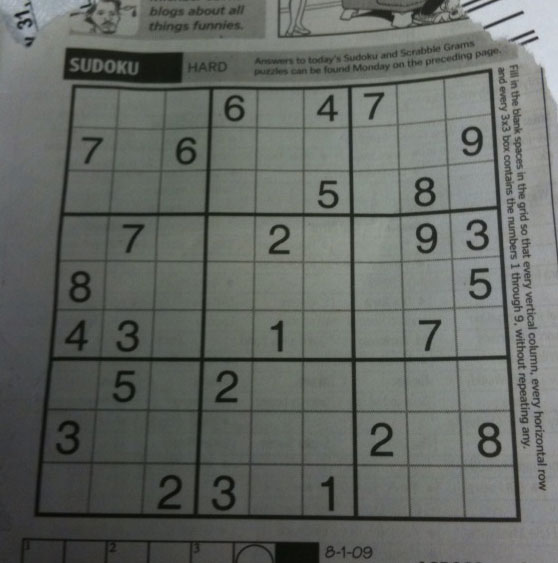
%> input picture test1.jpg, 558 x 563 px
$ octave --eval "result = transformBoard(imread('test1.jpg'));"   (GNU Octave 9; MATLAB toolbox functions it lacks are replaced by stand-ins)
%> lines starting %> are read from the running program, lines starting %| are printed output that depends on the picture; in (x1, y1, x2, y2) boxes, pixels count from 0 and x2, y2 are one past the last pixel; in counts of white or black regions, pixels touching at a corner belong together; the program's own positions count from 1
### adaptiveThreshold.m
function [ output_img ] = adaptiveThreshold( input_img, thresh, filterSize)
%> called with thresh = 0.9, filterSize = 50
%UNTITLED Summary of this function goes here
%   Detailed explanation goes here

[~,d] = size(size(input_img));
%> d = 3
if d == 3
    grayImg = double(rgb2gray(input_img));
else
    grayImg = input_img;
end
theFilter = fspecial('average',filterSize);
averagedImg = double(filter2(theFilter, grayImg));
output_img = grayImg < averagedImg*thresh;
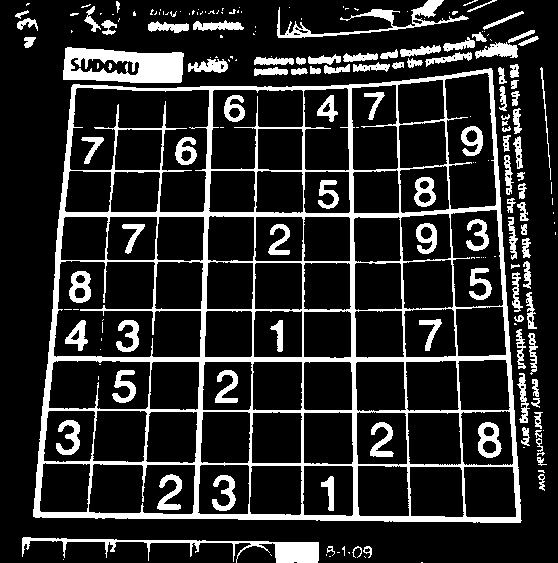
%> output_img: size 563x558 logical; 16.7% white; 194 white regions (94 under 20 px), largest, box (x1, y1, x2, y2) and area: (33, 68, 522, 523) 27965, (63, 47, 184, 83) 3025, (22, 537, 319, 563) 1995

end

### findBorder.m
function [ top, bottom, left, right ] = findBorder( x, y, range,maxY )
%FINDBORDER Summary of this function goes here
%   Detailed explanation goes here

    % Since there's a discontinuity at -90 degrees and 90 degrees, we have
    % to check both. Unfortunately, if we want the MAX at -90 degrees, we
    % want the MIN at 90 degrees.

    topFind = max([y(x < (-90 + range)),maxY-y(x > (90 - range))]);
    top = find(y == topFind);
    if numel(top) == 0
        top = find(y == maxY - topFind);
    end
    bottomFind = min([y(x < (-90 + range)),maxY-y(x > (90 - range))]);
    bottom = find(y == bottomFind);
    if numel(bottom) == 0
        bottom = find(y == maxY - bottomFind);
    end
    right = find(y==(max(y(abs(x) < range))));
    left = find(y==(min(y(abs(x) < range))));


end

### transformBoard.m
function [output, startOutput, corners, tform] = transformBoard(image)
%TRANSFORMBOARD Summary of this function goes here
%   Detailed explanation goes here

threshed = adaptiveThreshold(image,0.90, 50);

labeledImg = bwlabel(threshed);
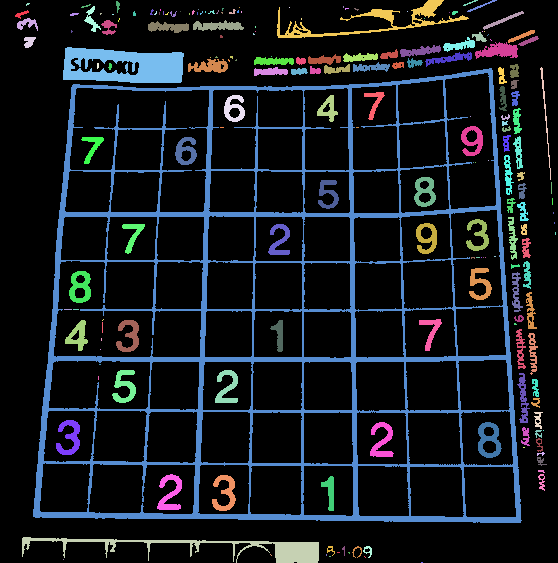
%> labeledImg: size 563x558 double; 195 distinct labels, from 0 to 194; one colour per label, 0 black

blobInfo = regionprops(threshed,'area');
%> blobInfo = 194 regions; largest, Area: 27965, 3025, 1995, 1373, 478

allAreas = [blobInfo.Area];
%> allAreas = 194 values, max 27965 at index 6, min 1 at index 9, mean 270.5
[~, sortIndexes] = sort(allAreas,'descend');
%> sortIndexes = 194 values, max 194 at index 151, min 1 at index 86, mean 97.5
hopefullyBoard = labeledImg == sortIndexes(1);
%> hopefullyBoard: size 563x558 logical; 8.9% white; 1 white region, box (x1, y1, x2, y2) and area: (33, 68, 522, 523) 27965

[H, theta, rho] = hough(hopefullyBoard);
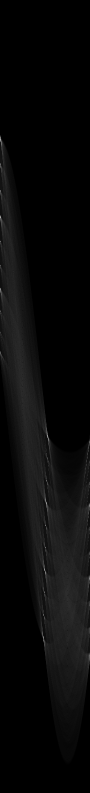
%> H: size 1585x180 double (shown at 1/2 size); min 0, max 489, mean 17.6; drawn with min black and max white
%> theta = 180 values from -90 to 89; rho = 1585 values from -792 to 792
maxY = max(rho(:));
%> maxY = 792

 figure, imshow(imadjust(mat2gray(H)),[],'XData',theta,'YData',rho,...
         'InitialMagnification','fit');
%> after `imshow(imadjust(mat2gray(H)),[],'XData',theta,'YData',rho,... 'Initial`:
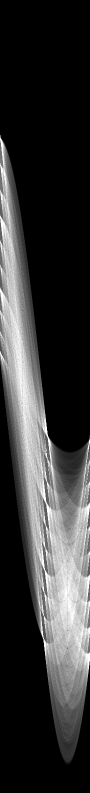
%> displayed picture: size 1585x180, on the screen's scale of 0 to 255 (shown at 1/2 size); min 0, max 255, mean 53.8
 xlabel('\theta (degrees)'), ylabel('\rho');
 axis on, axis normal, hold on;
 colormap(hot)

%There shouldn't be more than 20 lines in a sudoku board
peaks = houghpeaks(H,20);
%> peaks = 19 rows, first 12: [282 2; 434 1; 1276 87; 383 1; 874 96; 1140 90; 1006 93; 1096 91; 1185 89; 1231 88; 1051 92; 580 1]


x = theta(peaks(:,2));
%> x = 19 values, max 89 at index 19, min -90 at index 2, mean -32.89
y = rho(peaks(:,1));
%> y = 19 values, max 483 at index 3, min -511 at index 1, mean 10.68

[top,bottom,left,right] = findBorder(x,y,30,maxY);
%> in findBorder, `topFind = max([y(x < (-90 + range)),maxY-y(x > (90 - range))]);`: topFind = 700
%> in findBorder, `top = find(y == topFind);`: top = []
%> in findBorder, `top = find(y == maxY - topFind);`: top = 19
%> in findBorder, `bottomFind = min([y(x < (-90 + range)),maxY-y(x > (90 - range))]);`: bottomFind = -511
%> in findBorder, `bottom = find(y == bottomFind);`: bottom = 1
%> in findBorder, `right = find(y==(max(y(abs(x) < range))));`: right = 3
%> in findBorder, `left = find(y==(min(y(abs(x) < range))));`: left = 5
%> top = 19; bottom = 1; left = 5; right = 3


x = x([top,bottom,left,right]);
%> x = [89 -89 5 -4]
y = y([top,bottom,left,right]);
%> y = [92 -511 81 483]

% peaks = makeNewPeaks(x, y, theta, rho, peaks);
%
 plot(x,y,'s','color','black');
 hold off
%
% lines = houghlines(hopefullyBoard,theta,rho,peaks)

slopes = -cos(x*pi/180)./sin(x*pi/180);
%> slopes = [-0.0175 0.0175 -11.43 14.3]
intercepts = y./sin(x*pi/180);
%> intercepts = [92.01 511.1 929.4 -6924.1]

% Corners listed as (x,y), in order TopLeft, BottomLeft, BottomRight, TopRight
corners = zeros(4,2);
corners(1,1) = (intercepts(3)-intercepts(1))/(slopes(1)-slopes(3));
corners(1,2) = slopes(1)*corners(1,1)+intercepts(1);
corners(2,1) = (intercepts(3)-intercepts(2))/(slopes(2)-slopes(3));
corners(2,2) = slopes(2)*corners(2,1)+intercepts(2);
corners(3,1) = (intercepts(4)-intercepts(2))/(slopes(2)-slopes(4));
corners(3,2) = slopes(2)*corners(3,1)+intercepts(2);
corners(4,1) = (intercepts(4)-intercepts(1))/(slopes(1)-slopes(4));
corners(4,2) = slopes(1)*corners(4,1)+intercepts(1);


%tform = projective2d([corners(1,1),corners(1,2),corners(2,1);
%                                   corners(2,2),corners(3,1),corners(3,2);
%                                   corners(4,1),corners(4,2),1]);


Xp = [1;1;512;512];
Yp = [1;512;512;1];


tform = fitgeotrans(corners,[Xp,Yp],'projective');
%> tform = transform with T = [1.33 0.0257 9.34e-05; 0.116 1.47 0.000402; -106.8 -134.2 1]
[warpedImage, Rout] = imwarp(image,tform);
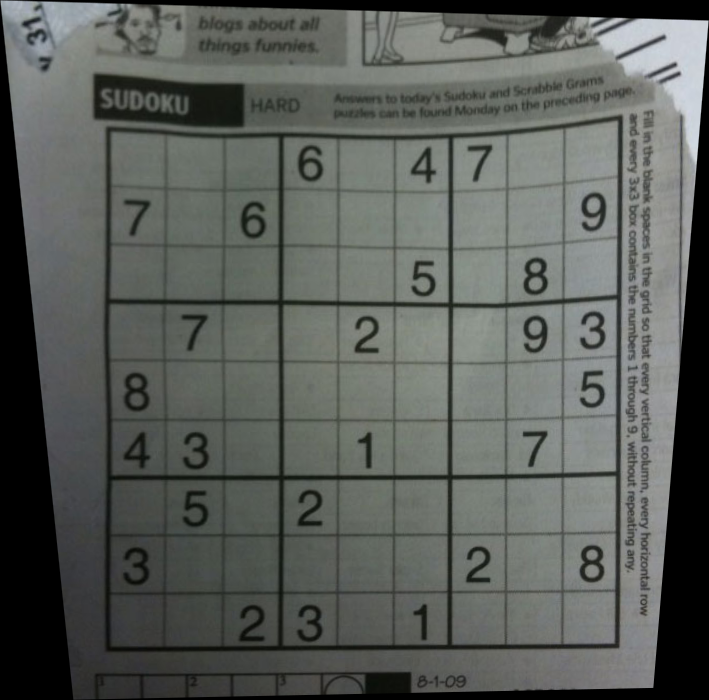
%> warpedImage: size 700x709x3 uint8; mean R, G, B 89.8, 93.6, 89.4
nY = floor(abs(Rout.XWorldLimits(1)))+3;
%> nY = 109
nX = floor(abs(Rout.YWorldLimits(1)))+3;
%> nX = 136
nX = nX:nX+511;
%> nX = 512 values from 136 to 647
nY = nY:nY+511;
%> nY = 512 values from 109 to 620
startOutput = warpedImage(nX,nY,:);
threshedOut = adaptiveThreshold(startOutput,0.87, 25);
%> call 2 of adaptiveThreshold, with thresh = 0.87, filterSize = 25
%> in adaptiveThreshold (call 2), `averagedImg = double(filter2(theFilter, grayImg));`:
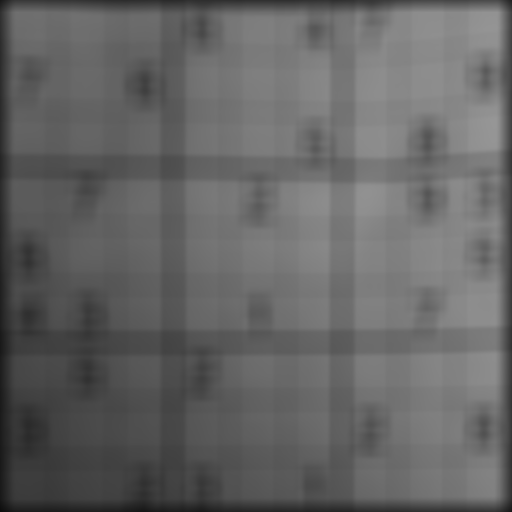
%> averagedImg: size 512x512 double; min 12.6, max 150.4, mean 101
%> in adaptiveThreshold (call 2), `output_img = grayImg < averagedImg*thresh;`: output_img: size 512x512 logical; 14% white; 70 white regions (27 under 20 px), largest, box (x1, y1, x2, y2) and area: (0, 0, 512, 512) 22685, (13, 178, 164, 331) 1137, (13, 47, 136, 157) 681
smallRemoved = bwareaopen(threshedOut,100);
bigOnly = bwareaopen(threshedOut,600);
output = xor(smallRemoved,bigOnly);
%> output: size 512x512 logical; 4.3% white; 27 white regions, largest, box (x1, y1, x2, y2) and area: (16, 238, 42, 276) 546, (473, 57, 498, 97) 515, (133, 67, 158, 104) 500
%> `result = transformBoard(imread('test1.jpg'));`:
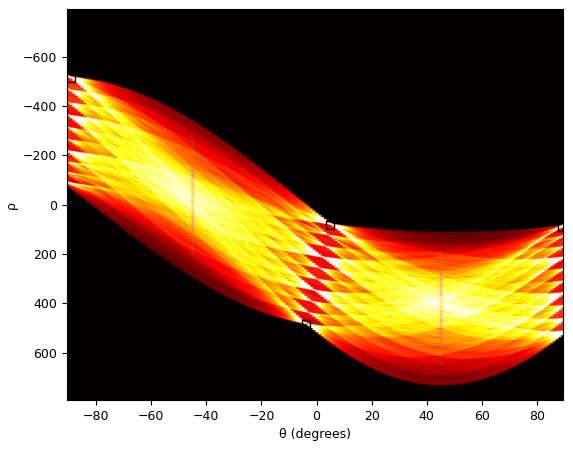
%> figure redrawn from the program's plot data

% % Use the 'CharacterSet' parameter to constrain OCR
% results = ocr(output, 'CharacterSet', '123456789', 'TextLayout','Block');
%
% % Sort the character confidences
% [sortedConf, sortedIndex] = sort(results.CharacterConfidences, 'descend');
%
% % Keep indices associated with non-NaN confidences values
% indexesNaNsRemoved = sortedIndex( ~isnan(sortedConf) & 0.5 <= sortedConf);
%
% % Get the top ten indexes
% %topTenIndexes = indexesNaNsRemoved(1:10);
%
% % Select the top ten results
% digits = num2cell(results.Text(indexesNaNsRemoved));
% bboxes = results.CharacterBoundingBoxes(indexesNaNsRemoved, :);
%
% Idigits = insertObjectAnnotation(startOutput, 'rectangle', bboxes, digits);
%
% figure;
% imshow(Idigits);


end

$ run again, on test3.jpg
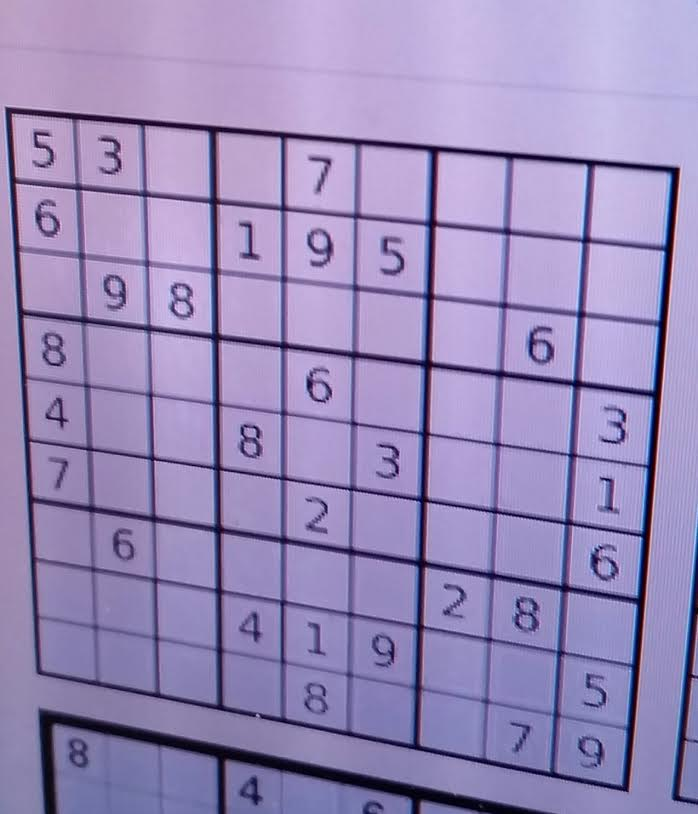
%> input picture test3.jpg, 698 x 814 px
%> output_img: size 814x698 logical; 16.8% white; 65 white regions (28 under 20 px), largest, box (x1, y1, x2, y2) and area: (6, 107, 680, 792) 72943, (38, 707, 548, 814) 8421, (672, 542, 698, 804) 1693
%> in transformBoard, `labeledImg = bwlabel(threshed);`:
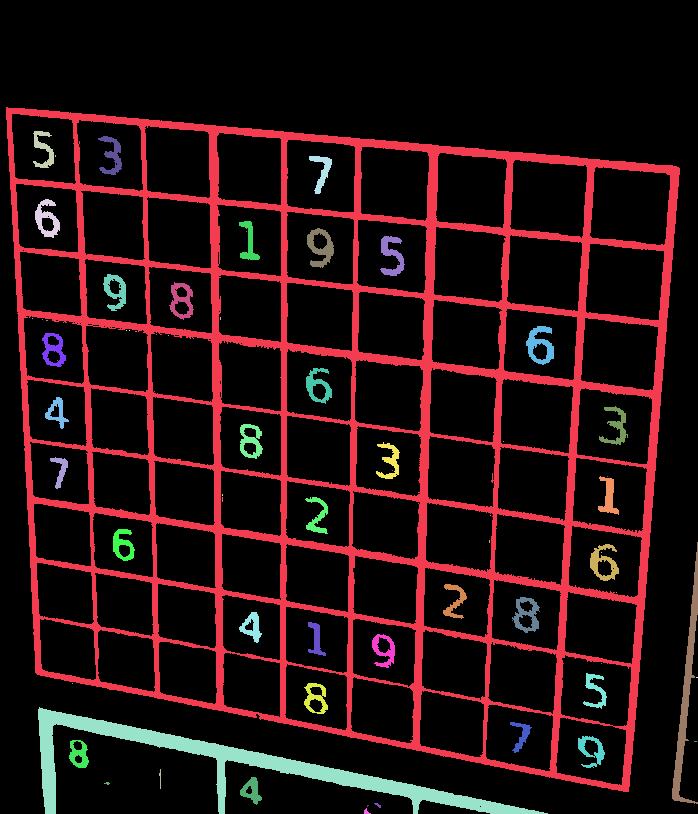
%> labeledImg: size 814x698 double; 66 distinct labels, from 0 to 65; one colour per label, 0 black
%> blobInfo = 65 regions; largest, Area: 72943, 8421, 1693, 552, 543
%> allAreas = 65 values, max 72943 at index 1, min 1 at index 2, mean 1467.6
%> sortIndexes = 65 values, max 65 at index 49, min 1 at index 1, mean 33
%> hopefullyBoard: size 814x698 logical; 12.8% white; 1 white region, box (x1, y1, x2, y2) and area: (6, 107, 680, 792) 72943
%> theta = 180 values from -90 to 89; rho = 2143 values from -1071 to 1071
%> maxY = 1071
%> peaks = 20 rows, first 12: [963 6; 893 7; 829 8; 763 8; 702 9; 643 10; 1761 96; 589 11; 527 11; 1674 95; 1504 92; 419 12]
%> in transformBoard, `x = theta(peaks(:,2));`: x = 20 values, max 5 at index 7, min -85 at index 1, mean -40.45
%> in transformBoard, `y = rho(peaks(:,1));`: y = 20 values, max 689 at index 7, min -653 at index 12, mean -30.25
%> topFind = -109
%> in findBorder, `top = find(y == topFind);`: top = 1
%> bottomFind = -653
%> in findBorder, `bottom = find(y == bottomFind);`: bottom = 12
%> in findBorder, `right = find(y==(max(y(abs(x) < range))));`: right = 7
%> in findBorder, `left = find(y==(min(y(abs(x) < range))));`: left = 18
%> in transformBoard, `[top,bottom,left,right] = findBorder(x,y,30,maxY);`: top = 1; bottom = 12; left = 18; right = 7
%> in transformBoard, `x = x([top,bottom,left,right]);`: x = [-85 -79 -3 5]
%> in transformBoard, `y = y([top,bottom,left,right]);`: y = [-109 -653 2 689]
%> slopes = [0.0875 0.194 19.08 -11.43]
%> intercepts = [109.4 665.2 -38.21 7905.4]
%> tform = transform with T = [0.847 -0.0688 0.000207; -0.0446 0.788 -0.000214; -0.696 -85.29 1]
%> in transformBoard, `nY = floor(abs(Rout.XWorldLimits(1)))+3;`: nY = 47
%> in transformBoard, `nX = floor(abs(Rout.YWorldLimits(1)))+3;`: nX = 119
%> in transformBoard, `nX = nX:nX+511;`: nX = 512 values from 119 to 630
%> in transformBoard, `nY = nY:nY+511;`: nY = 512 values from 47 to 558
%> grayImg: size 512x512 double
%> averagedImg: size 512x512 double
%> output_img: size 512x512 logical; 18.1% white; 48 white regions (14 under 20 px), largest, box (x1, y1, x2, y2) and area: (0, 0, 512, 512) 39357, (416, 355, 437, 386) 319, (20, 183, 41, 213) 318
%> bigOnly: size 512x512 logical; 15% white; 1 white region, box (x1, y1, x2, y2) and area: (0, 0, 512, 512) 39357
%> output: size 512x512 logical; 3% white; 32 white regions, largest, box (x1, y1, x2, y2) and area: (416, 355, 437, 386) 319, (20, 183, 41, 213) 318, (19, 70, 41, 101) 311
%> `result = transformBoard(imread('test1.jpg'));`:
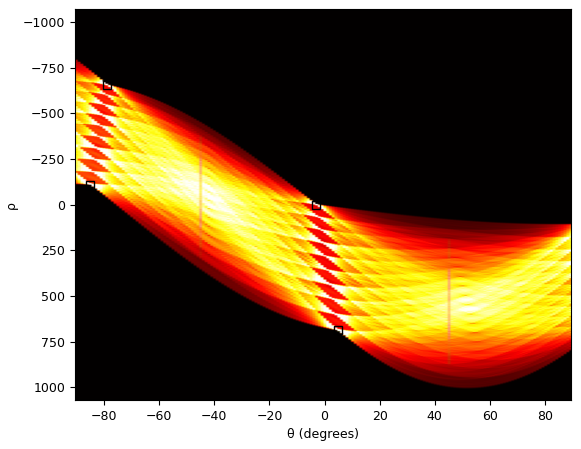
%> figure redrawn from the program's plot data
